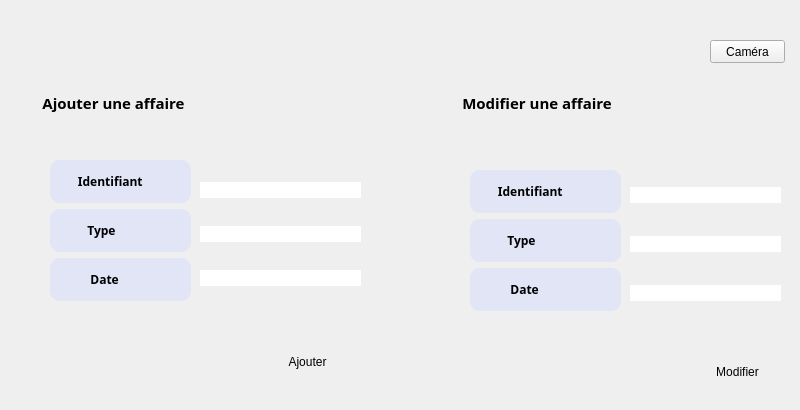
   <widget class="QWidget" name="tab_3">
    <attribute name="title">
     <string>Ajouter</string>
    </attribute>
    <widget class="QGroupBox" name="groupBox">
     <property name="geometry">
      <rect>
       <x>40</x>
       <y>90</y>
       <width>341</width>
       <height>311</height>
      </rect>
     </property>
     <property name="font">
      <font>
       <family>Mogen</family>
       <pointsize>11</pointsize>
       <weight>75</weight>
       <italic>false</italic>
       <bold>true</bold>
       <underline>false</underline>
       <kerning>true</kerning>
      </font>
     </property>
     <property name="styleSheet">
      <string notr="true">  border-radius: 10;</string>
     </property>
     <property name="title">
      <string>Ajouter une affaire</string>
     </property>
     <widget class="QPushButton" name="bouton_ajouter">
      <property name="geometry">
       <rect>
        <x>230</x>
        <y>260</y>
        <width>75</width>
        <height>23</height>
       </rect>
      </property>
      <property name="text">
       <string>Ajouter</string>
      </property>
     </widget>
     <widget class="QWidget" name="layoutWidget">
      <property name="geometry">
       <rect>
        <x>10</x>
        <y>70</y>
        <width>141</width>
        <height>141</height>
       </rect>
      </property>
      <layout class="QVBoxLayout" name="verticalLayout_2">
       <item>
        <widget class="QLabel" name="label">
         <property name="font">
          <font>
           <family>Aubrey</family>
           <pointsize>9</pointsize>
           <weight>75</weight>
           <bold>true</bold>
          </font>
         </property>
         <property name="styleSheet">
          <string notr="true">background-color: rgb(225, 229, 246);</string>
         </property>
         <property name="text">
          <string>         Identifiant</string>
         </property>
        </widget>
       </item>
       <item>
        <widget class="QLabel" name="label_4">
         <property name="font">
          <font>
           <family>Aubrey</family>
           <pointsize>9</pointsize>
           <weight>75</weight>
           <bold>true</bold>
          </font>
         </property>
         <property name="styleSheet">
          <string notr="true">background-color: rgb(225, 229, 246);
</string>
         </property>
         <property name="text">
          <string>            Type</string>
         </property>
        </widget>
       </item>
       <item>
        <widget class="QLabel" name="label_3">
         <property name="font">
          <font>
           <family>Aubrey</family>
           <pointsize>9</pointsize>
           <weight>75</weight>
           <italic>false</italic>
           <bold>true</bold>
          </font>
         </property>
         <property name="styleSheet">
          <string notr="true">background-color: rgb(225, 229, 246);</string>
         </property>
         <property name="text">
          <string>             Date</string>
         </property>
        </widget>
       </item>
      </layout>
     </widget>
     <widget class="QWidget" name="layoutWidget_2">
      <property name="geometry">
       <rect>
        <x>160</x>
        <y>70</y>
        <width>161</width>
        <height>151</height>
       </rect>
      </property>
      <layout class="QVBoxLayout" name="verticalLayout_3">
       <item>
        <widget class="QLineEdit" name="lineEdit">
         <property name="styleSheet">
          <string notr="true">background-color: rgb(255, 255, 255);</string>
         </property>
        </widget>
       </item>
       <item>
        <widget class="QLineEdit" name="lineEdit_5">
         <property name="styleSheet">
          <string notr="true">background-color: rgb(255, 255, 255);</string>
         </property>
        </widget>
       </item>
       <item>
        <widget class="QLineEdit" name="lineEdit_6">
         <property name="styleSheet">
          <string notr="true">background-color: rgb(255, 255, 255);</string>
         </property>
        </widget>
       </item>
      </layout>
     </widget>
    </widget>
    <widget class="QPushButton" name="bouton_camera">
     <property name="geometry">
      <rect>
       <x>710</x>
       <y>40</y>
       <width>75</width>
       <height>23</height>
      </rect>
     </property>
     <property name="text">
      <string>Caméra</string>
     </property>
    </widget>
    <widget class="QGroupBox" name="groupBox_6">
     <property name="geometry">
      <rect>
       <x>460</x>
       <y>90</y>
       <width>331</width>
       <height>311</height>
      </rect>
     </property>
     <property name="font">
      <font>
       <family>Mogen</family>
       <pointsize>11</pointsize>
       <weight>75</weight>
       <bold>true</bold>
      </font>
     </property>
     <property name="styleSheet">
      <string notr="true">  border-radius: 10;
</string>
     </property>
     <property name="title">
      <string>Modifier une affaire</string>
     </property>
     <widget class="QPushButton" name="bouton_modifier">
      <property name="geometry">
       <rect>
        <x>240</x>
        <y>270</y>
        <width>75</width>
        <height>23</height>
       </rect>
      </property>
      <property name="text">
       <string>Modifier</string>
      </property>
     </widget>
     <widget class="QWidget" name="layoutWidget_3">
      <property name="geometry">
       <rect>
        <x>170</x>
        <y>70</y>
        <width>151</width>
        <height>171</height>
       </rect>
      </property>
      <layout class="QVBoxLayout" name="verticalLayout_4">
       <item>
        <widget class="QLineEdit" name="lineEdit_4">
         <property name="styleSheet">
          <string notr="true">background-color: rgb(255, 255, 255);</string>
         </property>
        </widget>
       </item>
       <item>
        <widget class="QLineEdit" name="lineEdit_2">
         <property name="styleSheet">
          <string notr="true">background-color: rgb(255, 255, 255);</string>
         </property>
        </widget>
       </item>
       <item>
        <widget class="QLineEdit" name="lineEdit_7">
         <property name="styleSheet">
          <string notr="true">background-color: rgb(255, 255, 255);</string>
         </property>
        </widget>
       </item>
      </layout>
     </widget>
     <widget class="QWidget" name="layoutWidget_4">
      <property name="geometry">
       <rect>
        <x>10</x>
        <y>80</y>
        <width>151</width>
        <height>141</height>
       </rect>
      </property>
      <layout class="QVBoxLayout" name="verticalLayout_5">
       <item>
        <widget class="QLabel" name="label_2">
         <property name="font">
          <font>
           <family>Aubrey</family>
           <pointsize>9</pointsize>
           <weight>75</weight>
           <bold>true</bold>
          </font>
         </property>
         <property name="styleSheet">
          <string notr="true">background-color: rgb(225, 229, 246);</string>
         </property>
         <property name="text">
          <string>         Identifiant</string>
         </property>
        </widget>
       </item>
       <item>
        <widget class="QLabel" name="label_6">
         <property name="font">
          <font>
           <family>Aubrey</family>
           <pointsize>9</pointsize>
           <weight>75</weight>
           <bold>true</bold>
          </font>
         </property>
         <property name="styleSheet">
          <string notr="true">background-color: rgb(225, 229, 246);
</string>
         </property>
         <property name="text">
          <string>            Type</string>
         </property>
        </widget>
       </item>
       <item>
        <widget class="QLabel" name="label_5">
         <property name="font">
          <font>
           <family>Aubrey</family>
           <pointsize>9</pointsize>
           <weight>75</weight>
           <italic>false</italic>
           <bold>true</bold>
          </font>
         </property>
         <property name="styleSheet">
          <string notr="true">background-color: rgb(225, 229, 246);</string>
         </property>
         <property name="text">
          <string>             Date</string>
         </property>
        </widget>
       </item>
      </layout>
     </widget>
    </widget>
   </widget>
